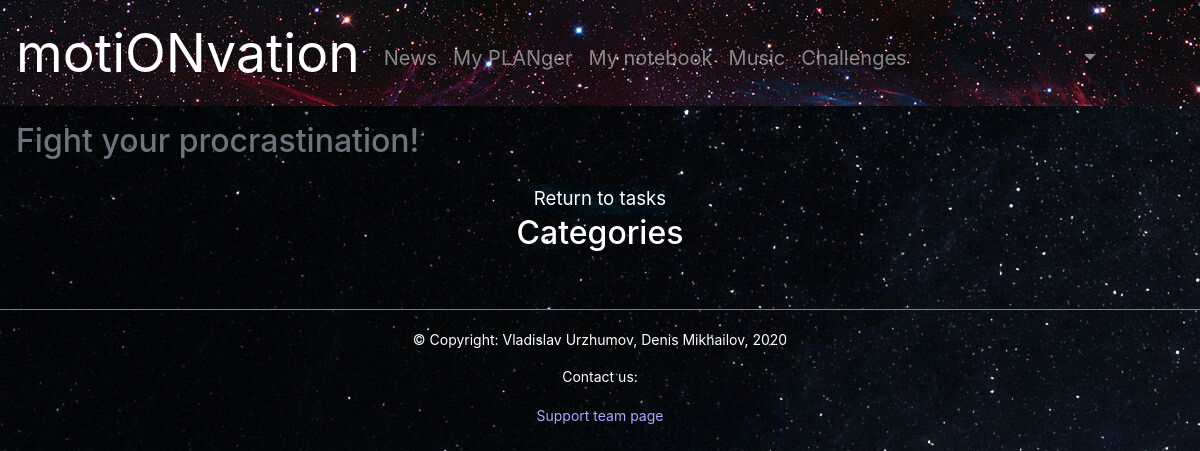
The page /change_task_category/8 (signed in) on the database as committed earlier.
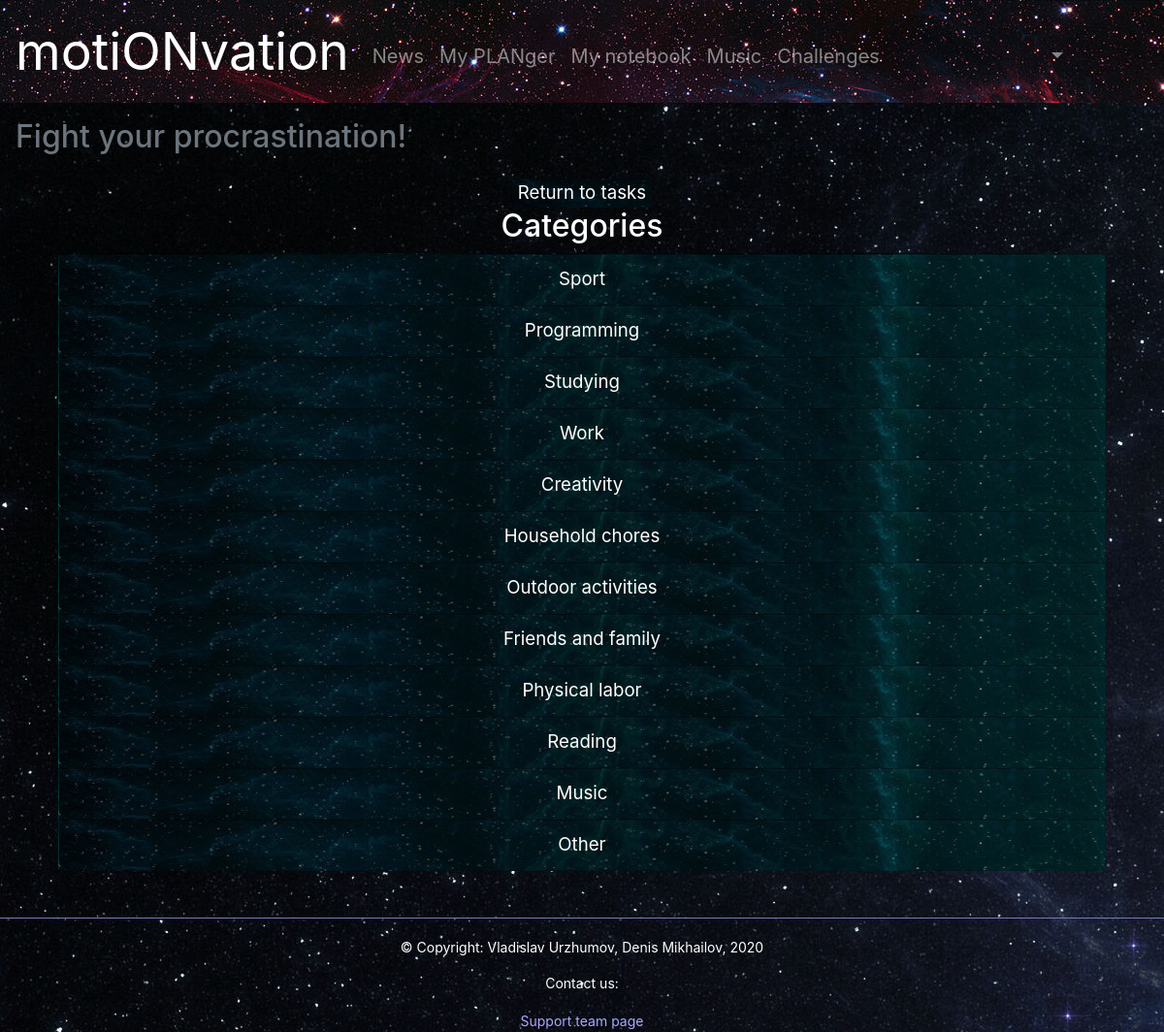
The same page on the database as committed later.
### motionvation/data/models/categories.py (models this page shows)
class Category(SqlAlchemyBase, SerializerMixin):
    __tablename__ = 'categories'
    id = Column(Integer, primary_key=True, autoincrement=True)
    title = Column(String)
    user_id = Column(Integer, ForeignKey('users.id'))
    user = orm.relation('User')
    tasks = orm.relation('Task', back_populates='category')

### motionvation/application.py (the view)
@app.route('/change_task_category/<id>')
@login_required
def change_task_category(id):
    id = int(id)
    db = db_session.create_session()
    categories = db.query(Category).all()
    return render_template('change_task_category.html', title='Change category', task_id=id, categories=categories)

### motionvation/application.py (called while the page is built)
@login_manager.user_loader
def load_user(user_id):
    db = db_session.create_session()
    return db.query(User).get(user_id)

### motionvation/data/db_session.py (called while the page is built)
def create_session() -> orm.Session:
    global __factory
    return __factory()

### motionvation/templates/change_task_category.html
{% extends 'base.html' %}
{% block content %}
<main class='text-center container'>
    <button type="button" class="button btn-light button-note"><a href="/tasks" class='button-note-text'>Return to tasks</a></button>
        <h2>Categories</h2>
        <div class="container">
        <ul class="list-group">
            {% for category in categories %}
            <li class="list-group-item list-group-flush list-group-color"><a href="/change_task_category/save/{{ category.id }}/{{ task_id }}" class='button-note-text'>{{ category.title }}</a></li>
            {% endfor %}
        </ul>
        </div>
</main>
{% endblock %}

Rows that differ between the two databases and show on the page:
added Category: title "Sport"
added Category: title "Programming"
added Category: title "Studying"
added Category: title "Work"
added Category: title "Creativity"
added Category: title "Household chores"
added Category: title "Outdoor activities"
added Category: title "Friends and family"
added Category: title "Physical labor"
added Category: title "Reading"
added Category: title "Music"
added Category: title "Other"
